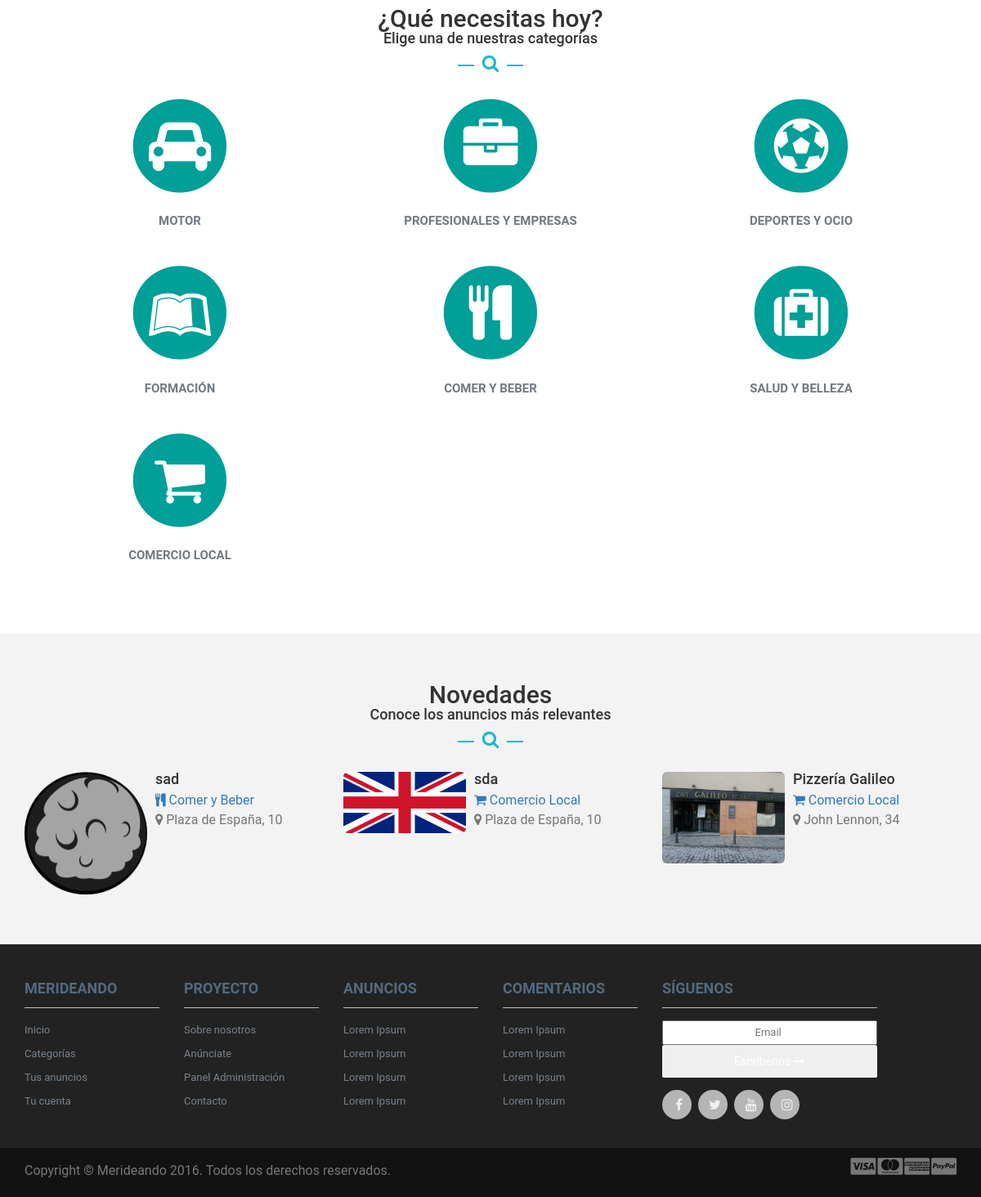
Before: / (lower part) with the older database file.
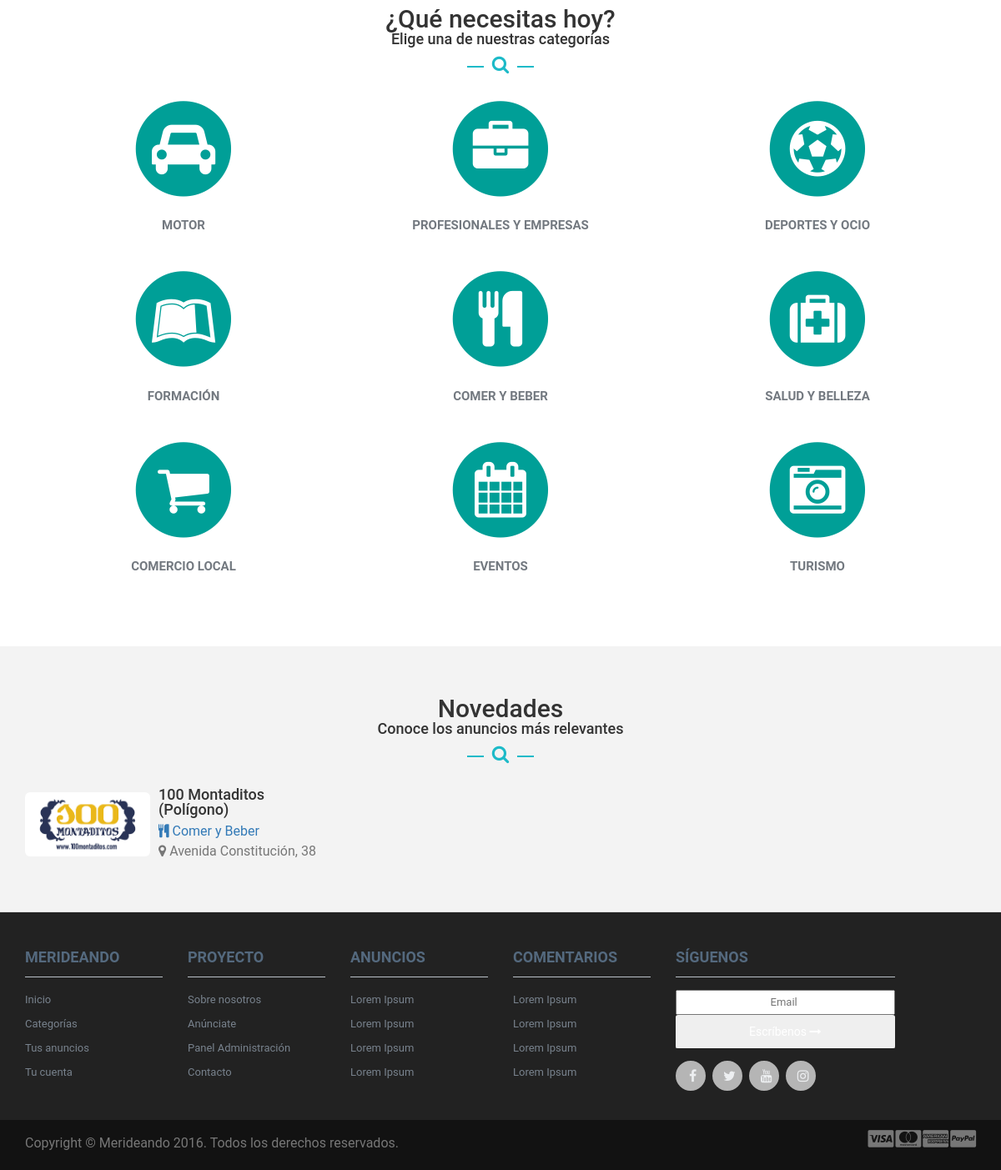
After: the same page with the newer database file.
### tables this page shows
CREATE TABLE `categorias` (
  `id_categoria` int(11) NOT NULL,
  `nombre_cat` varchar(50) NOT NULL,
  `icono` varchar(200) NOT NULL
);

CREATE TABLE `anuncios` (
  `id_anuncio` int(11) NOT NULL,
  `razon_soc` varchar(150) NOT NULL,
  `cif` varchar(10) NOT NULL,
  `direccion` varchar(200) NOT NULL,
  `latitud` decimal(9,6) NOT NULL,
  `longitud` decimal(9,6) NOT NULL,
  `telefono` varchar(15) NOT NULL,
  `email` varchar(100) NOT NULL,
  `descripcion` text NOT NULL,
  `web` varchar(100) NOT NULL,
  `twitter` varchar(20) NOT NULL,
  `instagram` varchar(20) NOT NULL,
  `facebook` varchar(50) NOT NULL,
  `imagen` varchar(250) NOT NULL,
  `likes` int(5) NOT NULL,
  `hates` int(5) NOT NULL,
  `fecha` date NOT NULL,
  `usuario_id` int(11) NOT NULL,
  `categoria_id` int(11) NOT NULL,
  `subcategoria_id` int(11) NOT NULL
);

### index.php (the view, shortened to what this page needs)
<?php
include('php/conexion.php');
?>
<!DOCTYPE html>
 <html lang="en">
    <head>
        <link href="css/bootstrap.min.css" rel="stylesheet">
        <link rel="stylesheet" href="font-awesome/css/font-awesome.min.css">
        <link rel="stylesheet" href="css/style.css">
        <link rel="stylesheet" href="http://code.jquery.com/ui/1.12.1/themes/base/jquery-ui.css">
    </head>
    <body>
    <section class="section-padding" id="nosotros">
        <div class="container">
            <div class="row">
                <div class="section_title text-center">					<h2>¿Qué necesitas hoy?</h2>
				    <h4>Elige una de nuestras categorías</h4>
				    <div class="icon_wrap"><i class="fa fa-search"></i></div>
				</div>
                <div class="col-md-12">
            <?php
            $sql = "SELECT * FROM categorias";
            $query = $con->prepare($sql);
            $query->execute();
            if ($query->rowCount() > 0){
                while ($resultado = $query->fetch(PDO::FETCH_ASSOC)){
                echo '<div class="col-md-4 cuadro-categoria">
                        <a href="categoria.php?id='.$resultado['id_categoria'].'" class="hover-grow">
                        <span class="fa-stack fa-lg">
                            <i class="fa fa-circle fa-stack-2x"></i>
                            <i class="fa '.$resultado['icono'].' fa-stack-1x fa-inverse"></i>
                        </span>
                        <span class="nombre-categoria">'.$resultado['nombre_cat'].'</span>
                        </a>
                    </div>';
                }
            }
        ?>
                </div>
            </div>
        </div>
    </section>
    <section class="fondo section-padding">
            <div class="container">
                <div class="row">
                    <div class="section_title text-center">
							<h2>Novedades</h2>
							<h4>Conoce los anuncios más relevantes</h4>
							<div class="icon_wrap"><i class="fa fa-search"></i></div>
				    </div>
                     <?php
                            $sql = "SELECT a.razon_soc,a.id_anuncio, a.direccion, a.imagen, a.categoria_id, c.nombre_cat, c.icono FROM anuncios a INNER JOIN categorias c on a.categoria_id = c.id_categoria WHERE id_anuncio = a.id_anuncio ORDER BY fecha DESC LIMIT 3";
                            $query = $con->prepare($sql);
                            $query->execute();
                           if ($query->rowCount() > 0){
                            while ($resultado = $query->fetch(PDO::FETCH_ASSOC)){
                            echo '<div class="col-sm-4 col-xs-12 media">
                              <div class="media-left media-middle">
                                <a href="anuncio.php?id='.$resultado['id_anuncio'].'">
                                  <img class="media-object img-rounded" src="images/'.$resultado['imagen'].'" alt="logo" width="150">
                                </a>
                              </div>
                              <div class="media-body">
                                <a href="anuncio.php?id='.$resultado['id_anuncio'].'"><h4 class="media-heading">'.$resultado['razon_soc'].'</h4></a>
                                <a href="categoria.php?id='.$resultado['categoria_id'].'"><i class="fa '.$resultado['icono'].'" aria-hidden="true"></i> <span>'.$resultado['nombre_cat'].'</span></a><br>
                                <i class="fa fa-map-marker" aria-hidden="true"></i>
                                '.$resultado['direccion'].'
                              </div>
                            </div>';
                            }
                           }
                        ?>
                    </div>
                </div>
        </section>
      <?php include "php/footer.php"; ?>
    </body>
</html>

Changed rows visible on the page:
removed anuncios: imagen (picture), razon_soc "sad", categoria.nombre_cat "Comer y Beber", direccion "Plaza de España, 10"
removed anuncios: imagen (picture), razon_soc "sda", categoria.nombre_cat "Comercio Local", direccion "Plaza de España, 10"
removed anuncios: imagen (picture), razon_soc "Pizzería Galileo", categoria.nombre_cat "Comercio Local", direccion "John Lennon, 34"
added categorias: nombre_cat "EVENTOS"
added categorias: nombre_cat "TURISMO"
added anuncios: imagen (picture), razon_soc "100 Montaditos (Polígono)", categoria.nombre_cat "Comer y Beber", direccion "Avenida Constitución, 38"
